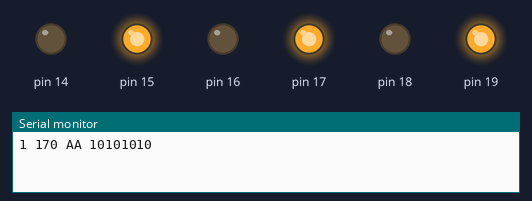
This sketch was run on a simulated Arduino Uno, built with avr-gcc and run on an emulated ATmega328P. On the bench: output pins drawn as LEDs (lit = HIGH), the last lines printed to the serial monitor.

Above: at 0.7 s.
At 5.2 s:
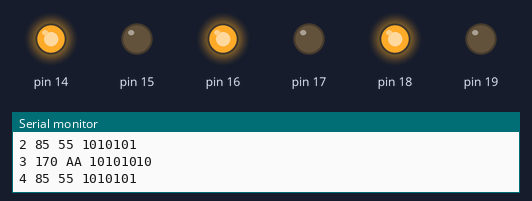
Timing chart, 0 to 6.9 s (numbered marks = the images above):
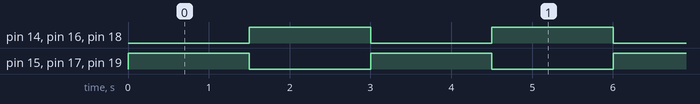

The sketch:

1-1_flash.ino
```cpp
int ev = 0;

void setup() {
  Serial.begin(9600);
  DDRC = 0x3f;
  PORTC = B01010101;
}

void loop() {
  ev++;
  Serial.print(ev);

  if (PORTC == 0x55) {
    PORTC = 0xAA;
  }
  else {
    PORTC = 0x55;
  }

  Serial.print(" ");
  Serial.print(PORTC);
  Serial.print(" ");
  Serial.print(PORTC, HEX);
  Serial.print(" ");
  Serial.print(PORTC, BIN);
  Serial.println();
  delay(1500);
}
```

Measured:
- by itself, pin 14–19: alternates HIGH for 1.5 s and LOW for 1.5 s
